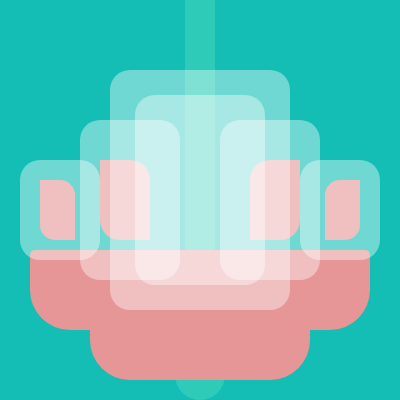
Frame 1 (no input)
Frame 60 (no input): identical to frame 1, image omitted
Frame 120 (the mouse pressed at the canvas centre since frame 60): identical to frame 1, image omitted

The p5.js sketch that drew this single still picture (run headless with seeded random() and noise() and a simulated clock; from frame 60 on, the mouse is pressed at the canvas centre):

// p5.js sketch
// ── sketch.js
function setup() {
  createCanvas(400, 400);
}

function draw() {
  background(20, 190, 180);
  noStroke();
  fill(150, 255, 200, 50);
  rect(185, 0, 30, 350); //daandi
  rect(175, 350, 50, 50, 5, 5, 100, 100); //smallest
  fill(230, 150, 150);
  rect(90, 300, 220, 80, 5, 5, 100, 100); //middle
  rect(30, 250, 340, 80, 5, 5, 100, 100); //biggest 
  rect(40, 180, 35, 60, 0, 15, 0, 15); //d1
  rect(100, 160, 50, 80, 0, 20, 0, 20); //d2
  rect(250, 160, 50, 80, 20, 0, 20, 0); //d3
  rect(325, 180, 35, 60, 15, 0, 15, 0); //d4
  fill(255, 255, 255, 100);
  rect(20, 160, 80, 100, 20, 20, 20, 20); //d1a
  rect(80, 120, 100, 160, 20, 20, 20, 20); //d2a
  rect(220, 120, 100, 160, 20, 20, 20, 20); //d3a
  rect(300, 160, 80, 100, 20, 20, 20, 20); //d4a
  rect(110, 70, 180, 240, 20, 20, 20, 20); //d5
  rect(135, 95, 130, 190, 20, 20, 20, 20); //d5
}
